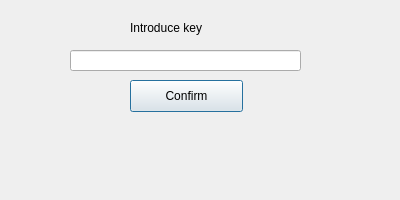
<?xml version="1.0" encoding="UTF-8"?>
<ui version="4.0">
 <class>key_dialog</class>
 <widget class="QDialog" name="key_dialog">
  <property name="geometry">
   <rect>
    <x>0</x>
    <y>0</y>
    <width>400</width>
    <height>200</height>
   </rect>
  </property>
  <property name="minimumSize">
   <size>
    <width>400</width>
    <height>200</height>
   </size>
  </property>
  <property name="maximumSize">
   <size>
    <width>400</width>
    <height>200</height>
   </size>
  </property>
  <property name="windowTitle">
   <string>Dialog</string>
  </property>
  <widget class="QLineEdit" name="lineEdit">
   <property name="geometry">
    <rect>
     <x>70</x>
     <y>50</y>
     <width>231</width>
     <height>21</height>
    </rect>
   </property>
  </widget>
  <widget class="QPushButton" name="pushButton">
   <property name="geometry">
    <rect>
     <x>130</x>
     <y>80</y>
     <width>113</width>
     <height>32</height>
    </rect>
   </property>
   <property name="text">
    <string>Confirm</string>
   </property>
  </widget>
  <widget class="QLabel" name="label">
   <property name="geometry">
    <rect>
     <x>130</x>
     <y>20</y>
     <width>121</width>
     <height>16</height>
    </rect>
   </property>
   <property name="text">
    <string>Introduce key</string>
   </property>
  </widget>
 </widget>
 <resources/>
 <connections/>
</ui>
